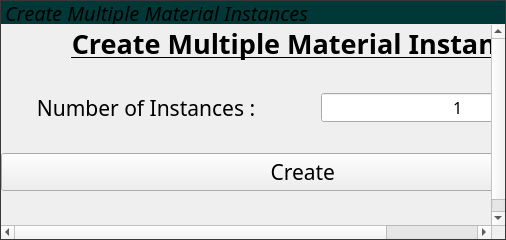
       <widget class="QWidget" name="MiscTools">
        <attribute name="title">
         <string>Misc. Tools</string>
        </attribute>
        <layout class="QVBoxLayout" name="verticalLayout_67">
         <property name="leftMargin">
          <number>0</number>
         </property>
         <property name="topMargin">
          <number>0</number>
         </property>
         <property name="rightMargin">
          <number>0</number>
         </property>
         <property name="bottomMargin">
          <number>0</number>
         </property>
         <item>
          <widget class="QToolBox" name="toolBox_7">
           <property name="sizePolicy">
            <sizepolicy hsizetype="Preferred" vsizetype="Preferred">
             <horstretch>0</horstretch>
             <verstretch>0</verstretch>
            </sizepolicy>
           </property>
           <property name="font">
            <font>
             <pointsize>10</pointsize>
            </font>
           </property>
           <property name="toolTip">
            <string>Choose the assets in the editor, complete the text fields, and then click the 'Find and Replace' button.</string>
           </property>
           <property name="layoutDirection">
            <enum>Qt::LeftToRight</enum>
           </property>
           <property name="styleSheet">
            <string notr="true">QToolBox {
	border: 1px solid rgb(56, 56, 56);
}

QToolBox::tab:selected {
    background-color: rgb(0, 56, 56);
	font-size : 20px;
	font-style : italic
}

QToolBox::tab {
    font-family: Century Gothic; 

    
}


</string>
           </property>
           <property name="currentIndex">
            <number>0</number>
           </property>
           <property name="tabSpacing">
            <number>1</number>
           </property>
           <widget class="QWidget" name="page_17">
            <property name="geometry">
             <rect>
              <x>0</x>
              <y>0</y>
              <width>896</width>
              <height>203</height>
             </rect>
            </property>
            <property name="sizePolicy">
             <sizepolicy hsizetype="Preferred" vsizetype="Fixed">
              <horstretch>0</horstretch>
              <verstretch>0</verstretch>
             </sizepolicy>
            </property>
            <attribute name="icon">
             <iconset theme="0">
              <normaloff>.</normaloff>.</iconset>
            </attribute>
            <attribute name="label">
             <string>Create Multiple Material Instances</string>
            </attribute>
            <layout class="QVBoxLayout" name="verticalLayout_53">
             <property name="spacing">
              <number>0</number>
             </property>
             <property name="leftMargin">
              <number>0</number>
             </property>
             <property name="topMargin">
              <number>0</number>
             </property>
             <property name="rightMargin">
              <number>0</number>
             </property>
             <property name="bottomMargin">
              <number>0</number>
             </property>
             <item>
              <layout class="QVBoxLayout" name="verticalLayout_56">
               <property name="spacing">
                <number>30</number>
               </property>
               <item>
                <layout class="QVBoxLayout" name="verticalLayout_57">
                 <item>
                  <widget class="QLabel" name="label_61">
                   <property name="enabled">
                    <bool>true</bool>
                   </property>
                   <property name="sizePolicy">
                    <sizepolicy hsizetype="Preferred" vsizetype="Preferred">
                     <horstretch>0</horstretch>
                     <verstretch>0</verstretch>
                    </sizepolicy>
                   </property>
                   <property name="font">
                    <font>
                     <family>Century Gothic</family>
                     <pointsize>20</pointsize>
                     <bold>true</bold>
                     <underline>true</underline>
                    </font>
                   </property>
                   <property name="autoFillBackground">
                    <bool>false</bool>
                   </property>
                   <property name="text">
                    <string>Create Multiple Material Instances</string>
                   </property>
                   <property name="alignment">
                    <set>Qt::AlignCenter</set>
                   </property>
                   <property name="wordWrap">
                    <bool>false</bool>
                   </property>
                  </widget>
                 </item>
                </layout>
               </item>
               <item>
                <layout class="QHBoxLayout" name="horizontalLayout_17">
                 <item>
                  <widget class="QLabel" name="label_22">
                   <property name="font">
                    <font>
                     <family>Century Gothic</family>
                     <pointsize>16</pointsize>
                    </font>
                   </property>
                   <property name="text">
                    <string>Number of Instances :</string>
                   </property>
                   <property name="alignment">
                    <set>Qt::AlignCenter</set>
                   </property>
                  </widget>
                 </item>
                 <item>
                  <widget class="QSpinBox" name="sp_materialinstance">
                   <property name="styleSheet">
                    <string notr="true">QSpinBox {
    font-family: Century Gothic;
    font-size: 16px; 
}</string>
                   </property>
                   <property name="alignment">
                    <set>Qt::AlignCenter</set>
                   </property>
                   <property name="minimum">
                    <number>1</number>
                   </property>
                  </widget>
                 </item>
                </layout>
               </item>
               <item>
                <widget class="QPushButton" name="btn_multimatinstances">
                 <property name="font">
                  <font>
                   <family>Century Gothic</family>
                   <pointsize>16</pointsize>
                  </font>
                 </property>
                 <property name="styleSheet">
                  <string notr="true"/>
                 </property>
                 <property name="text">
                  <string>Create </string>
                 </property>
                </widget>
               </item>
               <item>
                <widget class="QLabel" name="label_62">
                 <property name="font">
                  <font>
                   <family>Century Gothic</family>
                   <pointsize>10</pointsize>
                  </font>
                 </property>
                 <property name="styleSheet">
                  <string notr="true">color: rgb(85, 255, 255);
</string>
                 </property>
                 <property name="text">
                  <string>Guide : Select the one or more materials and adjust the instances value to create material instances.</string>
                 </property>
                 <property name="alignment">
                  <set>Qt::AlignCenter</set>
                 </property>
                </widget>
               </item>
              </layout>
             </item>
            </layout>
           </widget>
          </widget>
         </item>
        </layout>
       </widget>
